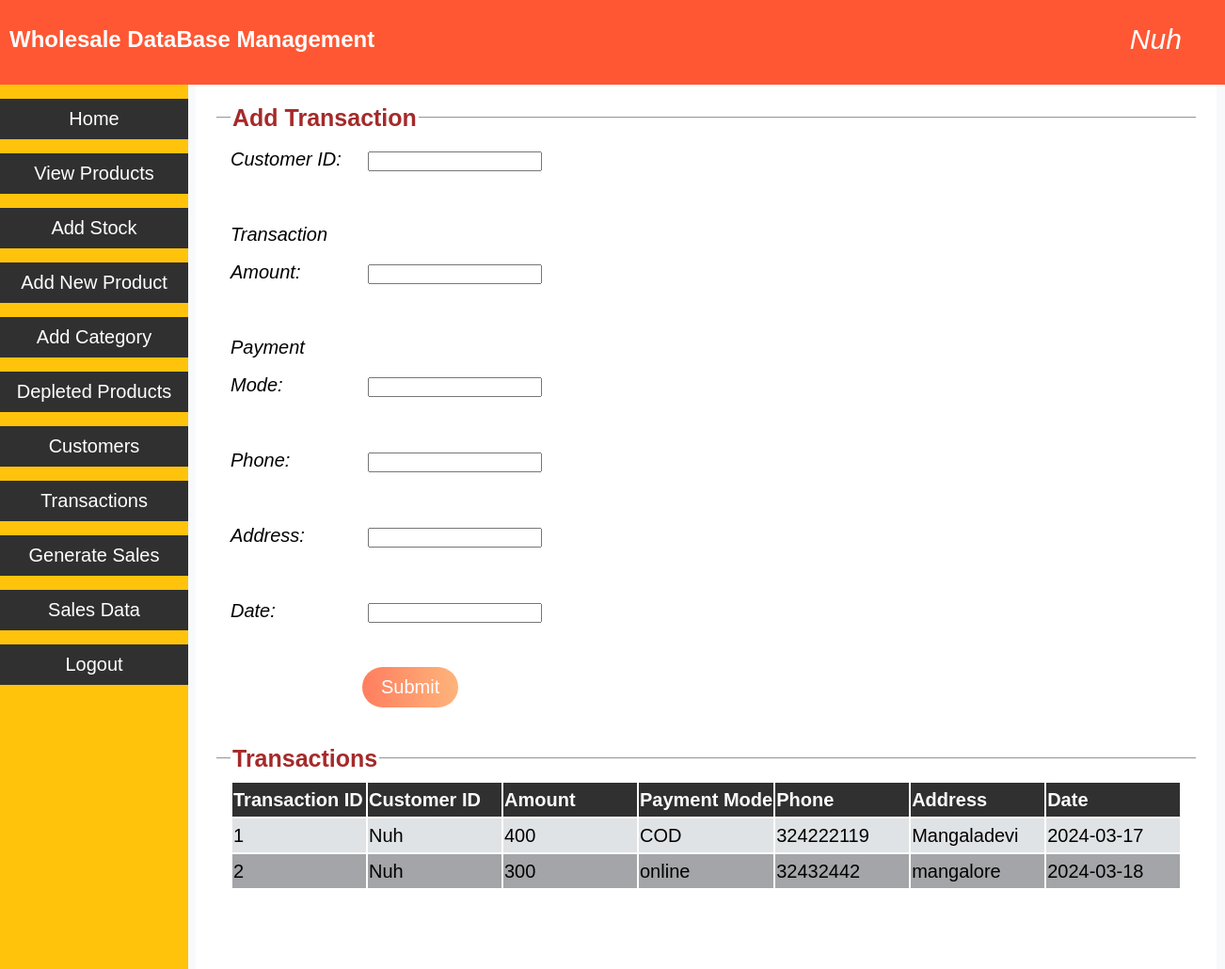
Screenshot of /Wholesale_MS/transactions.php (signed in) with the database file from the repository.
### tables this page shows
CREATE TABLE `transaction` (
  `transaction_id` int(11) NOT NULL,
  `customer_id` varchar(20) DEFAULT NULL,
  `transaction_amount` int(11) DEFAULT NULL,
  `payment` varchar(20) DEFAULT NULL,
  `phone` varchar(10) DEFAULT NULL,
  `address` varchar(100) DEFAULT NULL,
  `date` varchar(20) NOT NULL
);

### Wholesale_MS/transactions.php (the view, shortened to what this page needs)
<!DOCTYPE html>
<html>
<head>
	<link rel='stylesheet' href="css/style.css">
</head>
<body>
	<div class="topStyle">
		<h2 style="color:white;">Wholesale DataBase Management</h2>
		<a class='userNameDisplay'><?php echo $_SESSION['loginUser']; ?></a>
	</div>
	<div class='sidebar'>
		<button onclick="location.href='adminHome.php'">Home</button>
		<button onclick="location.href='viewProducts.php'">View Products</button>
		<button onclick="location.href='addStock.php'">Add Stock</button>
		<button onclick="location.href='addProduct.php'">Add New Product</button>
                <button onclick="location.href='add_categories.php'">Add Category</button>
		<button onclick="location.href='depleted.php'">Depleted Products</button>
		<button onclick="location.href='customers.php'">Customers</button>
		<button onclick="location.href='transactions.php'">Transactions</button>
                <button onclick="location.href='sales_csv.php'">Generate Sales</button>
                <button onclick="location.href='dataCollection.php'">Sales Data</button>
		<button onclick="location.href='logout.php'">Logout</button>
	</div>
	<div class='containr'>
		<fieldset>
			<legend><b>Add Transaction</b></legend>
			<form method="post" action="<?php echo htmlspecialchars($_SERVER["PHP_SELF"]);?>">
				<label for="customer_id">Customer ID:</label>
				<input type="text" id="customer_id" name="customer_id"><br><br>
				<label for="transaction_amount">Transaction Amount:</label>
				<input type="text" id="transaction_amount" name="transaction_amount"><br><br>
				<label for="payment">Payment Mode:</label>
				<input type="text" id="payment" name="payment"><br><br>
				<label for="phone">Phone:</label>
				<input type="text" id="phone" name="phone"><br><br>
				<label for="address">Address:</label>
				<input type="text" id="address" name="address"><br><br>
				<label for="date">Date:</label>
				<input type="text" id="date" name="date"><br><br>
				<label for='submit'></label><input class='btn' type=submit name='submit' value='Submit'>
			</form>
		</fieldset>
		<br>
		<fieldset>
			<legend><b>Transactions</b></legend>
			<table class='tableLarge'>
				<tr>
					<th>Transaction ID</th>
					<th>Customer ID</th>
					<th>Amount</th>
					<th>Payment Mode</th>
					<th>Phone</th>
					<th>Address</th>
					<th>Date</th>
				</tr>
				 <?php
					$conn = mysqli_connect("localhost", "root", "", "wholesale");
					$sql = "SELECT * FROM transaction";
					$result = mysqli_query($conn, $sql);
					while($row = mysqli_fetch_assoc($result)) {
						echo "<tr>
								<td>".$row['transaction_id']."</td>
								<td>".$row['customer_id']."</td>
								<td>".$row['transaction_amount']."</td>
								<td>".$row['payment']."</td>
								<td>".$row['phone']."</td>
								<td>".$row['address']."</td>
								<td>".$row['date']."</td>
							</tr>";
					}
					echo "</table><br>";
				?>
		</fieldset>
	</div>
</body>
</html>

### css/style.css (style rules this page uses)
.topStyle { top: 0; padding: 10px; position: fixed; left: 0; height: 70px; width: 100%; background-color: #ff5733; z-index: 10; }
.sidebar { display: block; position: fixed; margin-top: 70px; top: 20px; left: 0; padding-top: 15px; width: 200px; height: 100%; background-color: #ffc30b; z-index: 5; }
.sidebar button { text-decoration: none; border:none; background-color: #303030; padding:10px; height:20px auto; font-size: 20px; cursor:pointer; width:200px; margin-bottom:15px; color:white; }
.userNameDisplay { top:30px; right:5%; position:absolute; color:white; font-style:italic; font-size: 30px; }
.btn { text-decoration: none; border: none; background: linear-gradient(to right, #ff7e5f, #feb47b); padding: 10px 20px; font-size: 20px; cursor: pointer; border-radius: 30px; color: #fff; transition: background-color 0.3s ease; }
body { top: 0; left: 0; background-color: #f8f9fa; font-family: sans-serif; line-height: 1.5em; }
label { display: inline-block; width: 140px; }

### Wholesale_MS/transactions.php (style rules this page uses)
.containr { position: absolute; margin-top: 70px; margin-left: 200px; margin-right: 0; padding: 30px 20px 20px 20px; z-index: 1; background-color: white; }
.containr form { line-height: 2em; display: block; }
.containr table { text-align:left; font-style:normal; }
.containr table td { vertical-align:top; }
.containr table tr:nth-child(odd) { background-color: #a3a5a8; }
.containr table tr:nth-child(even) { background-color: #e0e3e5; }
.containr table th { min-width:13em; color:#fcfcfc; background-color: #303030; }
.containr .tableLarge th { min-width: 7em; }
.containr fieldset { min-height: 200px; min-width:30em; font-size: 20px; font-style:italic; line-height: 1.7em; border-left:none; border-right:none; border-bottom:none; }
.containr fieldset legend { font-size: 25px; color:brown; font-style:normal; }

### rows the page displays
transaction: transaction_id "1", customer "Nuh", transaction_amount "400", payment "COD", phone "324222119", address "Mangaladevi", date "2024-03-17"
transaction: transaction_id "2", customer "Nuh", transaction_amount "300", payment "online", phone "32432442", address "mangalore", date "2024-03-18"

### other values shown
$_SESSION['loginUser'] "Nuh"
